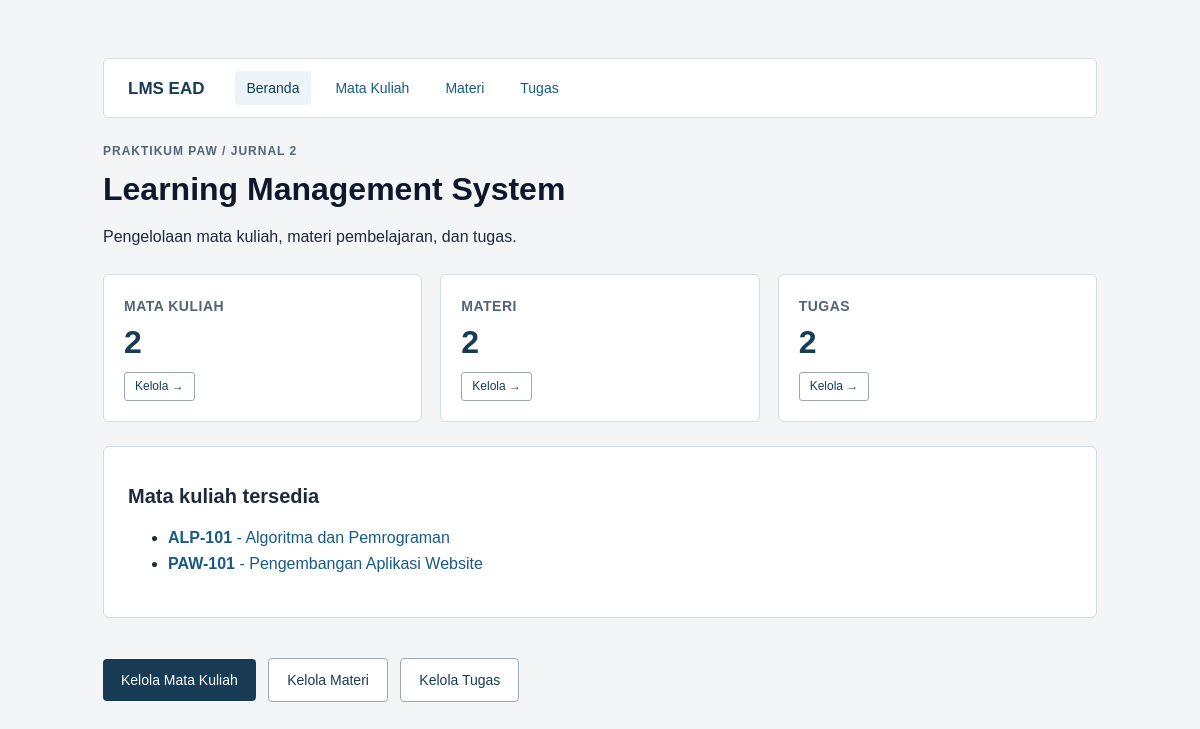
The page / on the database its author committed.
### tables this page shows
CREATE TABLE mata_kuliah (
    id INT UNSIGNED AUTO_INCREMENT PRIMARY KEY,
    kode VARCHAR(20) NOT NULL UNIQUE,
    nama VARCHAR(100) NOT NULL,
    dosen VARCHAR(100) NOT NULL,
    semester TINYINT UNSIGNED NOT NULL
);

### koneksi.php (called while the page is built, shortened)
<?php
function e($string) {
    return htmlspecialchars((string)$string, ENT_QUOTES, 'UTF-8');
}

### index.php (the view, shortened to what this page needs)
<?php
require 'koneksi.php';
$res_mk = mysqli_query($conn, "SELECT COUNT(*) AS total FROM mata_kuliah");
$row_mk = mysqli_fetch_assoc($res_mk);
$total_mk = $row_mk['total'] ?? 0;
$res_mat = mysqli_query($conn, "SELECT COUNT(*) AS total FROM materi");
$row_mat = mysqli_fetch_assoc($res_mat);
$total_mat = $row_mat['total'] ?? 0;
$res_tug = mysqli_query($conn, "SELECT COUNT(*) AS total FROM tugas");
$row_tug = mysqli_fetch_assoc($res_tug);
$total_tug = $row_tug['total'] ?? 0;
$res_daftar_mk = mysqli_query($conn, "SELECT id, kode, nama FROM mata_kuliah ORDER BY kode ASC");
?>
<!DOCTYPE html>
<html lang="id">
<head>
    <link rel="stylesheet" href="style.css">
</head>
<body>
<main>
    <?php require 'navbar.php'; ?>
    <p class="label">PRAKTIKUM PAW / JURNAL 2</p>
    <h1>Learning Management System</h1>
    <p>Pengelolaan mata kuliah, materi pembelajaran, dan tugas.</p>
    <div class="kartu-ringkasan">
        <div class="kartu">
            <div class="judul-kartu">Mata kuliah</div>
            <div class="angka"><?= $total_mk ?></div>
            <a href="daftar_mata_kuliah.php" class="btn-aksi">Kelola &rarr;</a>
        </div>
        <div class="kartu">
            <div class="judul-kartu">Materi</div>
            <div class="angka"><?= $total_mat ?></div>
            <a href="daftar_materi.php" class="btn-aksi">Kelola &rarr;</a>
        </div>
        <div class="kartu">
            <div class="judul-kartu">Tugas</div>
            <div class="angka"><?= $total_tug ?></div>
            <a href="daftar_tugas.php" class="btn-aksi">Kelola &rarr;</a>
        </div>
    </div>
    <div class="kartu-detail">
        <h2>Mata kuliah tersedia</h2>
        <?php if (mysqli_num_rows($res_daftar_mk) > 0): ?>
            <ul>
                <?php while ($mk = mysqli_fetch_assoc($res_daftar_mk)): ?>
                    <li>
                        <a href="detail_mata_kuliah.php?id=<?= $mk['id'] ?>">
                            <strong><?= e($mk['kode']) ?></strong> - <?= e($mk['nama']) ?>
                        </a>
                    </li>
                <?php endwhile; ?>
            </ul>
        <?php else: ?>
            <p>Belum ada mata kuliah yang terdaftar.</p>
        <?php endif; ?>
    </div>
    <div style="margin-top: 24px;">
        <a class="tombol" href="daftar_mata_kuliah.php">Kelola Mata Kuliah</a>
        <a class="tombol tombol-outline" href="daftar_materi.php">Kelola Materi</a>
        <a class="tombol tombol-outline" href="daftar_tugas.php">Kelola Tugas</a>
    </div>
</main>
</body>
</html>

### style.css (style rules this page uses)
* { box-sizing: border-box; }
body { margin: 0; background: #f3f5f7; color: #1e293b; font: 16px/1.6 Arial, -apple-system, BlinkMacSystemFont, "Segoe UI", Roboto, sans-serif; }
main { max-width: 1050px; margin: 30px auto; padding: 28px; background: transparent; }
h1 { font-size: 32px; line-height: 1.2; margin: 8px 0 12px; color: #0f172a; }
h2 { font-size: 20px; line-height: 1.3; margin: 12px 0 8px; color: #1e293b; }
.label { color: #526477; font-size: 12px; letter-spacing: 1px; margin: 0 0 6px 0; font-weight: bold; }
a { color: #165b87; text-decoration: none; }
button, .tombol { display: inline-block; padding: 10px 18px; margin-top: 16px; margin-right: 8px; background: #183b56; color: white; border: 0; border-radius: 4px; cursor: pointer; font: inherit; font-size: 14px; text-decoration: none; vertical-align: middle; }
.tombol-outline { background: white; color: #183b56; border: 1px solid #9caab7; }
.btn-aksi { display: inline-block; padding: 4px 10px; border-radius: 3px; font-size: 12px; font-weight: 500; text-decoration: none; border: 1px solid #9caab7; background: white; color: #183b56; }
.kartu-ringkasan { display: grid; grid-template-columns: repeat(auto-fit, minmax(200px, 1fr)); gap: 18px; margin: 24px 0; }
.kartu { background: white; border: 1px solid #d4dce3; border-radius: 6px; padding: 20px; }
.kartu .angka { font-size: 32px; font-weight: bold; color: #183b56; margin-bottom: 4px; }
.kartu .judul-kartu { font-size: 14px; color: #526477; font-weight: 600; text-transform: uppercase; letter-spacing: 0.5px; }
article, .kartu-detail { background: white; border: 1px solid #d4dce3; border-radius: 6px; padding: 24px; margin-top: 18px; }

### rows shown on the page
mata_kuliah: kode "ALP-101", nama "Algoritma dan Pemrograman"
mata_kuliah: kode "PAW-101", nama "Pengembangan Aplikasi Website"

### other values the page prints
$total_mk "2"
$total_mat "2"
$total_tug "2"
